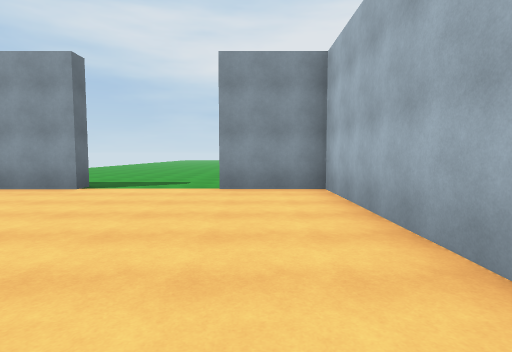
[1] (above)

12 first-person views from a walk through a scene from a Unity 3-D project. The camera is 1.5 m above the floor, tilts 4° down and sees 80° across. The floor is counted in squares, 2 m on a side. Each view is taken from the middle of a square. On the plan, view 1 faces up. The plan holds only what a view shows up to about 10 squares ahead; the rest is blank. The place goes on beyond the plan. Some animated figures are left out.

[2]
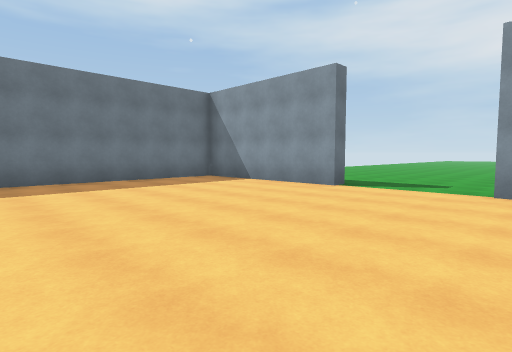

[3]
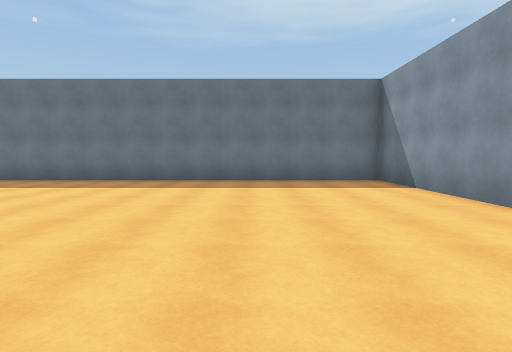

[4]
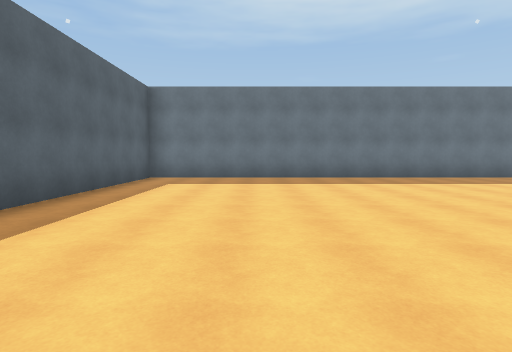

[5]
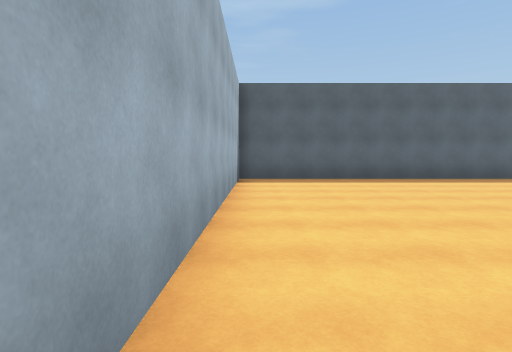

[6]
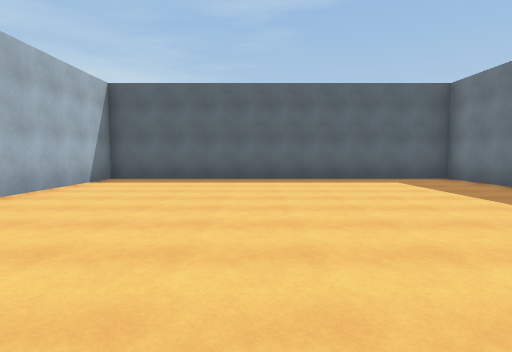

[7]
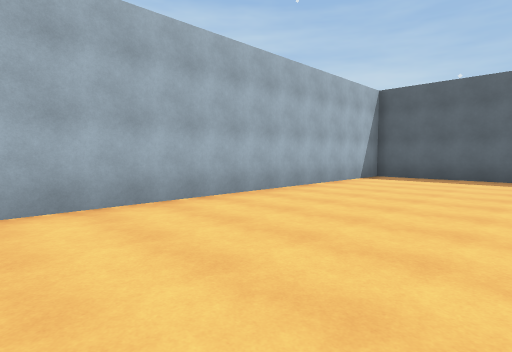

[8]
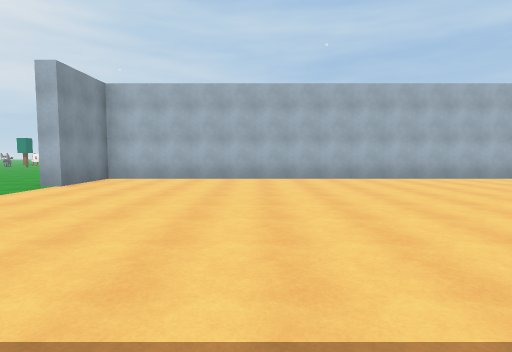

[9]
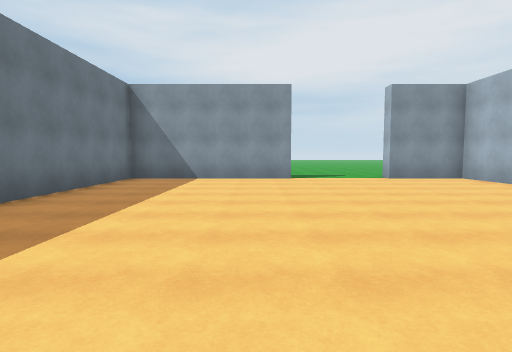

[10]
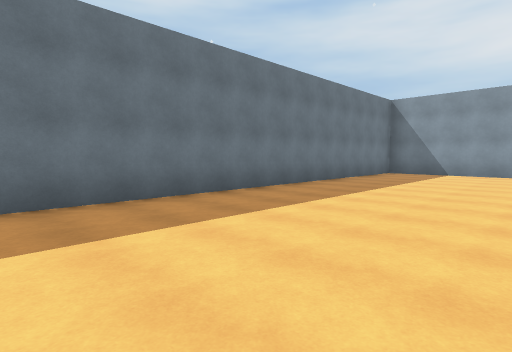

[11]
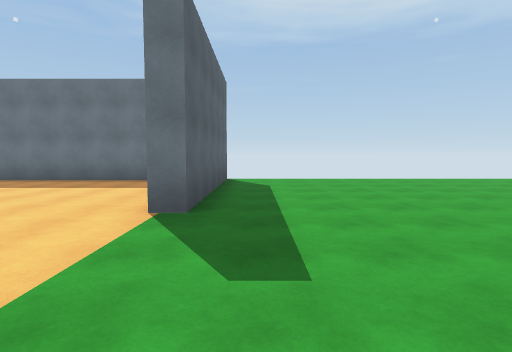

[12]
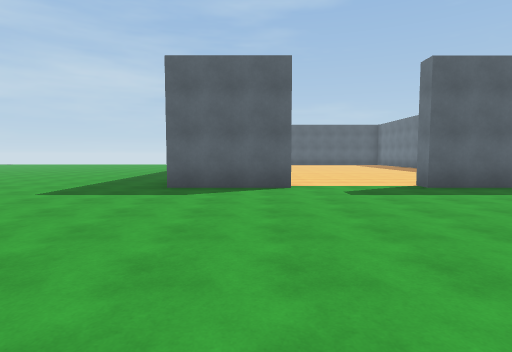

### Floor plan
Points are (right, up) in squares from view 1. A wall is a line through its corners. A room is listed if a view was taken in it or the views show most of it. See-through windows are left out.
Room 1 (views 1, 2, 3, 4, 5, 6, 7, 8, 9, 10)
walls: (-3.9, 6.6) (-9, 6.6) (-9, -8.5) (1.5, -8.5) (1.5, 6.6) (-0.8, 6.6)
ways out: opening at (-2, 7) to room 2
Room 2 (views 11, 12)
walls: (-0.8, 6.6) (-0.8, 7.1) (2.1, 7.1); (-9.2, 7.1) (-3.9, 7.1) (-3.9, 6.6)
ways out: opening at (-2, 7) to room 1

Positions as (right, up) in squares from view 1, and headings:
1: (0, 0), facing up
2: (0, 0), facing up-left
3: (0, 3), facing left
4: (1, -5), facing left
5: (1, 1), facing down
6: (-3, 1), facing down
7: (-3, 2), facing down-right
8: (-8, 2), facing right
9: (-5, -3), facing up
10: (-4, -6), facing up-left
11: (0, 8), facing left
12: (0, 14), facing down
